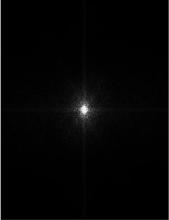
//> input picture BasicIntensityTransformation/OpenCV/LogTransformations/origin.jpg, 169 x 220 px
$ ./LogTransformations   (built with g++ and OpenCV 4)
//> lines starting //> are read from the running program, lines starting //| are printed output that depends on the picture
//> further down, image is the input picture: 220 rows x 169 cols, CV_8UC1; min 0, max 253, mean 4.5
#include "opencv2/core.hpp"
#include "opencv2/highgui.hpp"
#include<iostream>
using namespace cv;

void logtrans(Mat&input,Mat&output)
    { int M = input.rows;
//> M = 220
    int N = input.cols;
//> N = 169
    double gray ;
    for(int i = 0;i < M;i++)
   {
        for(int j = 0; j < N; j++)
        {
            gray = input.at<uchar>(i,j);
            gray = 32*log(1+(double)(gray));
            output.at<uchar>(i,j) =gray;
        }
    }
//> this loop made 220 passes
//> gray on passes 1 to 3: 135.5, 135.5, 135.5
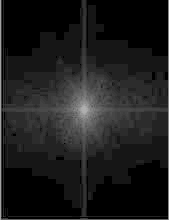
//> output: 220 rows x 169 cols, CV_8UC1; min 0, max 177, mean 28.3
//> after the loop, gray = 141
}
int main( )
{
Mat image  =  imread("origin.jpg",0);
if(!image.data)
{
        printf("Can not load image");return -1;
}
imshow("origin image",image);
Mat logimage;
logimage.create( image.rows,image.cols,image.type());
logtrans(image,logimage);
imshow("processed image",logimage);
waitKey(0);
}
